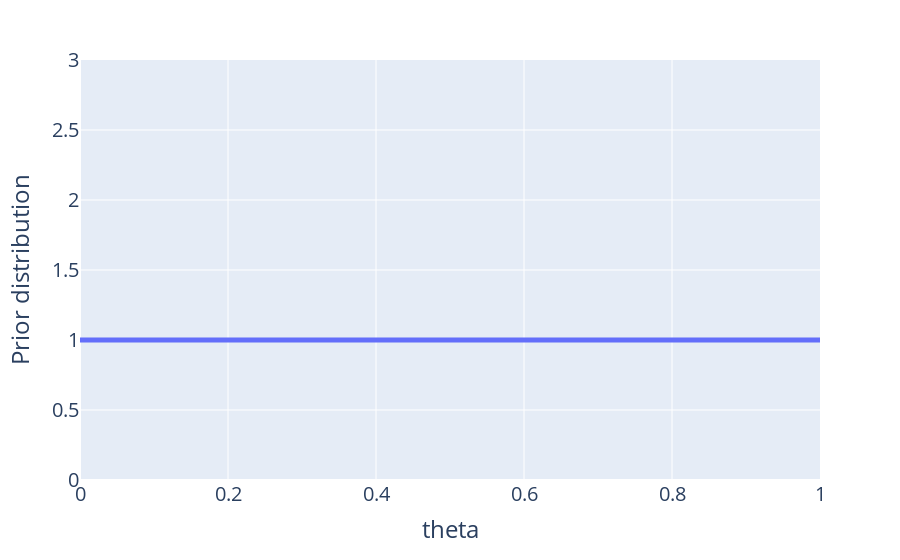
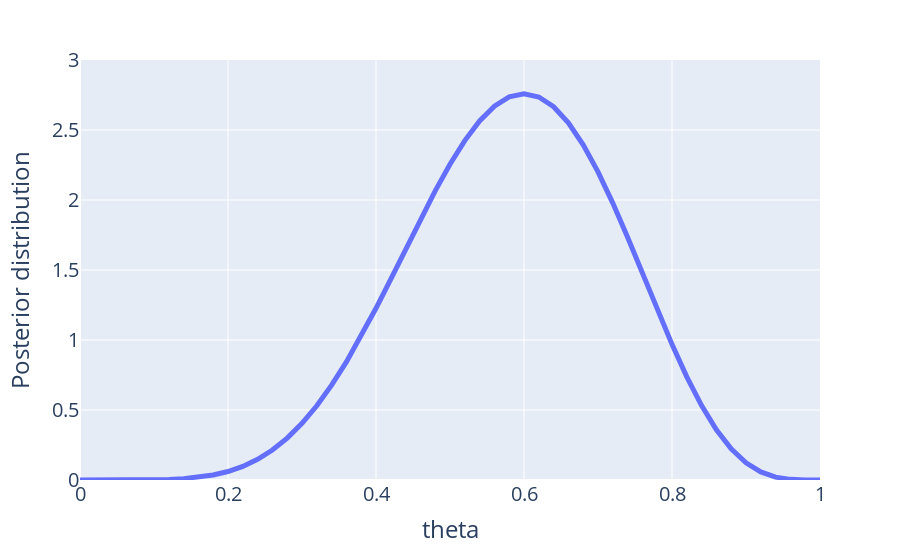

Notebook cell for these charts, in order:
### Markdown cell above
### Prior and posterior distribution for Example 2.1

### Code cell
# Grid of x values
theta_values = np.linspace(0, 1, 51)

# Prior distribution
alpha_prior = 1
beta_prior = 1
prior_df = pd.DataFrame()
prior_df["theta"] = theta_values
prior_df["Prior distribution"] = beta.pdf(theta_values, alpha_prior, beta_prior)

fig_prior = px.line(prior_df, x="theta", y="Prior distribution")
fig_prior.update_yaxes(range=[0, 3])
fig_prior.update_traces(line={'width': 5})
fig_prior.update_layout(font=dict(size=20), xaxis = dict(tickfont = dict(size=20)), yaxis = dict(tickfont = dict(size=20)))
fig_prior.show()

# Posterior distribution
coin_tosses_seq = "HHTHTTHHHT"
n = len(coin_tosses_seq)
n_H = coin_tosses_seq.count('H')

print(f"Sequence length: {n}")
print(f"Number of heads: {n_H}")

alpha_posterior = n_H+alpha_prior
beta_posterior = n-n_H+beta_prior

posterior_df = pd.DataFrame()
posterior_df["theta"] = theta_values
posterior_df["Posterior distribution"] = beta.pdf(theta_values, alpha_posterior, beta_posterior)

fig_posterior = px.line(posterior_df, x="theta", y="Posterior distribution")
fig_posterior.update_yaxes(range=[0, 3])
fig_posterior.update_traces(line={'width': 5})
fig_posterior.update_layout(font=dict(size=20), xaxis = dict(tickfont = dict(size=20)), yaxis = dict(tickfont = dict(size=20)))
fig_posterior.show()

### Figure 1 — Plotly figure (JSON) as saved in the notebook; plotly's stock layout.template omitted (floating-point values rounded to 4 significant figures)
{"data": [{"hovertemplate": "theta=%{x}<br>Prior distribution=%{y}<extra></extra>", "legendgroup": "", "line": {"color": "#636efa", "dash": "solid", "width": 5}, "marker": {"symbol": "circle"}, "mode": "lines", "name": "", "orientation": "v", "showlegend": false, "type": "scatter", "x": [0, 0.02, 0.04, 0.06, 0.08, 0.1, 0.12, 0.14, 0.16, 0.18, 0.2, 0.22, 0.24, 0.26, 0.28, 0.3, 0.32, 0.34, 0.36, 0.38, 0.4, 0.42, 0.44, 0.46, 0.48, 0.5, 0.52, 0.54, 0.56, 0.58, 0.6, 0.62, 0.64, 0.66, 0.68, 0.7, 0.72, 0.74, 0.76, 0.78, 0.8, 0.82, 0.84, 0.86, 0.88, 0.9, 0.92, 0.94, 0.96, 0.98, 1], "xaxis": "x", "y": [1, 1.0, 1.0, 1.0, 1.0, 1.0, 1.0, 1.0, 1.0, 1.0, 1.0, 1.0, 1.0, 1.0, 1.0, 1.0, 1.0, 1.0, 1.0, 1.0, 1.0, 1.0, 1.0, 1.0, 1.0, 1.0, 1.0, 1.0, 1.0, 1.0, 1.0, 1.0, 1.0, 1.0, 1.0, 1.0, 1.0, 1.0, 1.0, 1.0, 1.0, 1.0, 1.0, 1.0, 1.0, 1.0, 1, 1.0, 1.0, 1.0, 1], "yaxis": "y"}], "layout": {"font": {"size": 20}, "legend": {"tracegroupgap": 0}, "margin": {"t": 60}, "xaxis": {"anchor": "y", "domain": [0, 1], "tickfont": {"size": 20}, "title": {"text": "theta"}}, "yaxis": {"anchor": "x", "domain": [0, 1], "range": [0, 3], "tickfont": {"size": 20}, "title": {"text": "Prior distribution"}}}}

### Figure 2 — Plotly figure (JSON) as saved in the notebook; plotly's stock layout.template omitted (floating-point values rounded to 4 significant figures)
{"data": [{"hovertemplate": "theta=%{x}<br>Posterior distribution=%{y}<extra></extra>", "legendgroup": "", "line": {"color": "#636efa", "dash": "solid", "width": 5}, "marker": {"symbol": "circle"}, "mode": "lines", "name": "", "orientation": "v", "showlegend": false, "type": "scatter", "x": [0, 0.02, 0.04, 0.06, 0.08, 0.1, 0.12, 0.14, 0.16, 0.18, 0.2, 0.22, 0.24, 0.26, 0.28, 0.3, 0.32, 0.34, 0.36, 0.38, 0.4, 0.42, 0.44, 0.46, 0.48, 0.5, 0.52, 0.54, 0.56, 0.58, 0.6, 0.62, 0.64, 0.66, 0.68, 0.7, 0.72, 0.74, 0.76, 0.78, 0.8, 0.82, 0.84, 0.86, 0.88, 0.9, 0.92, 0.94, 0.96, 0.98, 1], "xaxis": "x", "y": [0, 1.364e-07, 8.036e-06, 8.415e-05, 0.0004338, 0.001516, 0.004136, 0.009514, 0.0193, 0.03552, 0.06056, 0.09695, 0.1473, 0.214, 0.2992, 0.4043, 0.5303, 0.6771, 0.8436, 1.028, 1.226, 1.435, 1.648, 1.861, 2.066, 2.256, 2.424, 2.565, 2.67, 2.736, 2.759, 2.736, 2.666, 2.551, 2.395, 2.201, 1.978, 1.733, 1.477, 1.219, 0.9689, 0.7372, 0.5318, 0.359, 0.2225, 0.1228, 0.05737, 0.02065, 0.004629, 0.0003274, 0], "yaxis": "y"}], "layout": {"font": {"size": 20}, "legend": {"tracegroupgap": 0}, "margin": {"t": 60}, "xaxis": {"anchor": "y", "domain": [0, 1], "tickfont": {"size": 20}, "title": {"text": "theta"}}, "yaxis": {"anchor": "x", "domain": [0, 1], "range": [0, 3], "tickfont": {"size": 20}, "title": {"text": "Posterior distribution"}}}}
